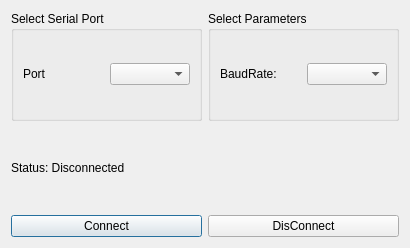
<?xml version="1.0" encoding="UTF-8"?>
<ui version="4.0">
 <class>SettingsDialog</class>
 <widget class="QDialog" name="SettingsDialog">
  <property name="enabled">
   <bool>true</bool>
  </property>
  <property name="geometry">
   <rect>
    <x>0</x>
    <y>0</y>
    <width>410</width>
    <height>248</height>
   </rect>
  </property>
  <property name="windowTitle">
   <string>Settings</string>
  </property>
  <layout class="QGridLayout" name="gridLayout_3">
   <item row="0" column="1">
    <widget class="QGroupBox" name="parametersBox">
     <property name="title">
      <string>Select Parameters</string>
     </property>
     <layout class="QGridLayout" name="gridLayout_2">
      <item row="0" column="0">
       <widget class="QLabel" name="baudRateLabel">
        <property name="text">
         <string>BaudRate:</string>
        </property>
       </widget>
      </item>
      <item row="0" column="1">
       <widget class="QComboBox" name="baudRateBox"/>
      </item>
     </layout>
    </widget>
   </item>
   <item row="0" column="0">
    <widget class="QGroupBox" name="selectBox">
     <property name="title">
      <string>Select Serial Port</string>
     </property>
     <layout class="QGridLayout" name="gridLayout">
      <item row="0" column="1">
       <widget class="QComboBox" name="serialPortInfoListBox"/>
      </item>
      <item row="0" column="0">
       <widget class="QLabel" name="label">
        <property name="text">
         <string>Port</string>
        </property>
       </widget>
      </item>
     </layout>
    </widget>
   </item>
   <item row="4" column="0" colspan="2">
    <layout class="QGridLayout" name="gridLayout_4">
     <item row="1" column="0" colspan="2">
      <widget class="QLabel" name="statusLabel">
       <property name="text">
        <string>Status: Disconnected</string>
       </property>
      </widget>
     </item>
     <item row="2" column="0">
      <widget class="QPushButton" name="connectButton">
       <property name="text">
        <string>Connect</string>
       </property>
      </widget>
     </item>
     <item row="2" column="1">
      <widget class="QPushButton" name="disconnectButton">
       <property name="text">
        <string>DisConnect</string>
       </property>
      </widget>
     </item>
    </layout>
   </item>
  </layout>
 </widget>
 <resources/>
 <connections/>
</ui>
